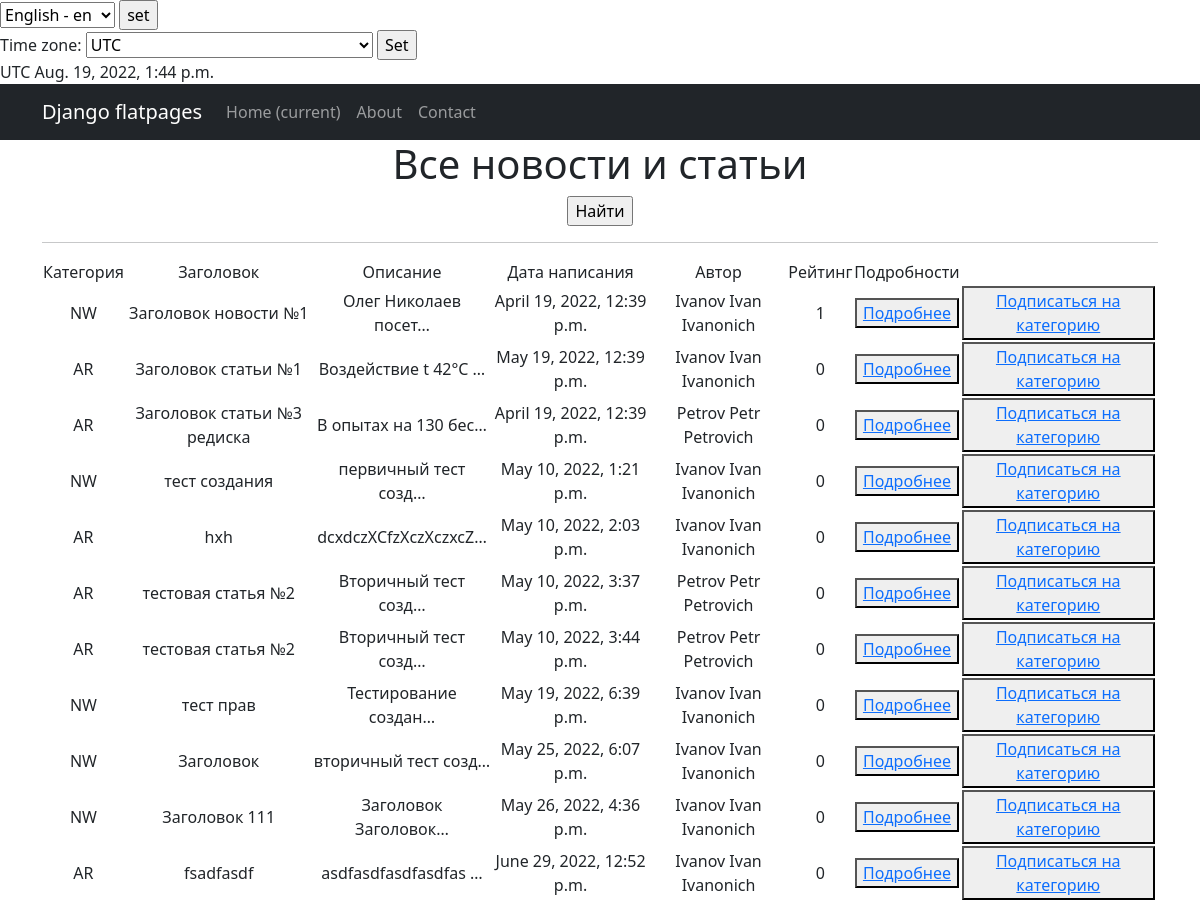
Page /news/ on the committed database.
### news/models.py (models this page shows, shortened)
class Post(models.Model):
    author = models.ForeignKey(Author, on_delete=models.CASCADE)
    NEWS = 'NW'
    ARTICLE = 'AR'
    CATEGORY_CHOICES = (
        (NEWS, 'Новость'),
        (ARTICLE, 'Статья'),
    )
    categoryType = models.CharField(max_length=2, choices=CATEGORY_CHOICES, default=ARTICLE)
    dateCreation = models.DateTimeField(auto_now_add=True)
    postCategory = models.ManyToManyField(Category, through='PostCategory')
    title = models.CharField(max_length=128)
    text = models.TextField()
    rating = models.SmallIntegerField(default=0)

class Author(models.Model):
    authorUser = models.OneToOneField(User, on_delete=models.CASCADE)
    ratingAuthor = models.SmallIntegerField(default=0)

### news/views.py (the view, shortened to what this page needs)
# urls.py: path('', cache_page(60)(PostsList.as_view())),# кэширование на список новостей. Раз в 1 минут (запись в сек)
class PostsList(ListView):
    model = Post
    ordering = 'dateCreation'
    template_name = 'news.html'
    context_object_name = 'posts'
    paginate_by = 10
    def get(self, request):
        current_time = timezone.now()
        posts = Post.objects.all()
        context = {
            'posts': posts,
            'current_time': current_time,
            'timezones': pytz.common_timezones,  # добавляем в контекст все доступные часовые пояса
        }
        return HttpResponse(render(request, 'news.html', context))

### templates/news.html (shortened to what this page needs)
{% extends 'flatpages/default.html' %}
{% block content %}
   <h1>Все новости и статьи</h1>
   <form action="" method="get">
       <input type="submit" value="Найти" />
   </form>
   <hr>
   {% if posts %}
       <table>
           <tr>
               <td>Категория</td>
               <td>Заголовок</td>
               <td>Описание</td>
               <td>Дата написания</td>
               <td>Автор</td>
               <td>Рейтинг</td>
               <td>Подробности</td>
           </tr>
           {% for post in posts %}
           <tr>
               <td>{{ post.categoryType }}</td>
               <td>{{ post.title}}</td>
               <td>{{ post.text|truncatechars:20 }}</td>
               <td>{{ post.dateCreation }}</td>
               <td>{{ post.author.authorUser }}</td>
               <td>{{ post.rating }}</td>
               <td><button> <a href=/news/{{ post.id }}> Подробнее</a></button></td>
               <td><button> <a href="sub/">Подписаться на категорию</a> </button><td>
           </tr>
           {% endfor %}
       </table>
   {% else %}
       <h2>Статей/новостей нет!</h2>
   {% endif %}
{% endblock content %}

### rows in the picture
Post: categoryType "NW", title "Заголовок новости №1", text "Олег Николаев посет…", dateCreation "April 19, 2022, 12:39 p.m.", author.authorUser "Ivanov Ivan Ivanonich", rating "1"
Post: categoryType "AR", title "Заголовок статьи №1", text "Воздействие t 42°С …", dateCreation "May 19, 2022, 12:39 p.m.", author.authorUser "Ivanov Ivan Ivanonich", rating "0"
Post: categoryType "AR", title "Заголовок статьи №3 редиска", text "В опытах на 130 бес…", dateCreation "April 19, 2022, 12:39 p.m.", author.authorUser "Petrov Petr Petrovich", rating "0"
Post: categoryType "NW", title "тест создания", text "первичный тест созд…", dateCreation "May 10, 2022, 1:21 p.m.", author.authorUser "Ivanov Ivan Ivanonich", rating "0"
Post: categoryType "AR", title "hxh", text "dcxdczXCfzXczXczxcZ…", dateCreation "May 10, 2022, 2:03 p.m.", author.authorUser "Ivanov Ivan Ivanonich", rating "0"
Post: categoryType "AR", title "тестовая статья №2", text "Вторичный тест созд…", dateCreation "May 10, 2022, 3:37 p.m.", author.authorUser "Petrov Petr Petrovich", rating "0"
Post: categoryType "AR", title "тестовая статья №2", text "Вторичный тест созд…", dateCreation "May 10, 2022, 3:44 p.m.", author.authorUser "Petrov Petr Petrovich", rating "0"
Post: categoryType "NW", title "тест прав", text "Тестирование создан…", dateCreation "May 19, 2022, 6:39 p.m.", author.authorUser "Ivanov Ivan Ivanonich", rating "0"
Post: categoryType "NW", title "Заголовок", text "вторичный тест созд…", dateCreation "May 25, 2022, 6:07 p.m.", author.authorUser "Ivanov Ivan Ivanonich", rating "0"
Post: categoryType "NW", title "Заголовок 111", text "Заголовок Заголовок…", dateCreation "May 26, 2022, 4:36 p.m.", author.authorUser "Ivanov Ivan Ivanonich", rating "0"
Post: categoryType "AR", title "fsadfasdf", text "asdfasdfasdfasdfas …", dateCreation "June 29, 2022, 12:52 p.m.", author.authorUser "Ivanov Ivan Ivanonich", rating "0"

### other values in the picture
{{ TIME_ZONE }} "UTC"
form field language "English - en"
form field timezone "UTC"
